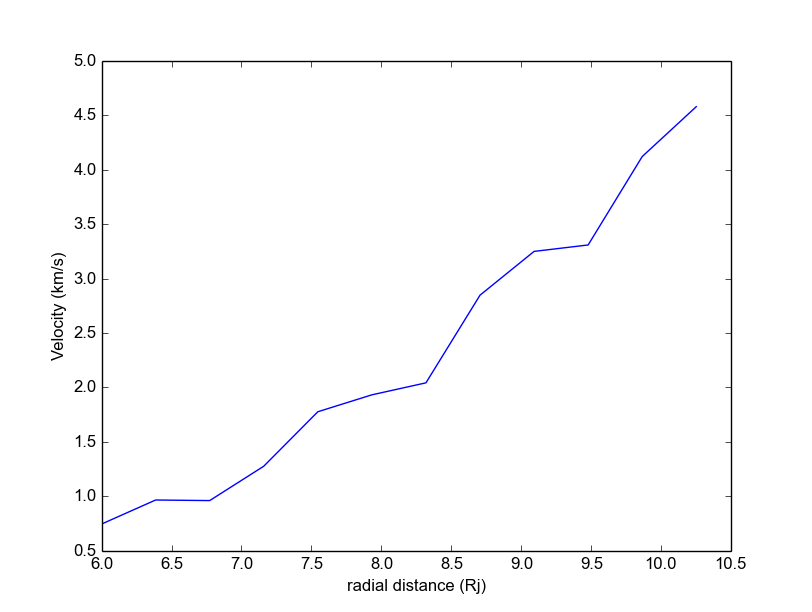

This chart was generated by the following Python code:
import os
import numpy as np
import matplotlib.pyplot as plt

def getdata(datafile):
    pdata = []
    with open(datafile, 'r') as f:
        plines = [line.rstrip() for line in f]
    for i in np.arange(0,((lat+2)*rad), lat+2):
	splitline = plines[i].split(' ')
	splitline = [x for x in splitline if x != '']
	#print splitline
        pdata.append(float(splitline[1]))
    return pdata

def getiondata(spec):
	specdata = getdata("plots/data/" + spec + "/DENS/DENS" + spec + "0001_3D.dat")
	return specdata

def getionterm(n, mS, mO):
	ionlist = ['sp', 's2p', 's3p', 'op', 'o2p']
	ionterm = np.zeros(n)
	for i in range(len(ionlist)):
		specdata = getiondata(ionlist[i])
		if i < 3:
			specdata = [mS*amukg*specdata[j] for j in range(len(specdata))]
		else:
			specdata = [mO*amukg*specdata[j] for j in range(len(specdata))]
		ionterm = [a+b for a,b in zip(ionterm, specdata)]
	#print ionterm
	return ionterm

[rad, lat] = [12, 12] #Radial and latitudinal bins
[mO, mS] = [16, 32] #Mass of species in amu
amukg = 1.660539*10**-27
eVtoJ = 1.602177*10**-19

radarr = np.arange(6,10.25,4.25/(rad-1))
radarr = np.append(radarr, 10.25)
#print radarr

#Tdata = getdata("plots/data/elec/TEMP/TEMPelec0001_3D.dat")
Tdata = [42.0*(radarr[i]/6.0)**5.5*eVtoJ for i in range(len(radarr))] #Hot electron temperature and power law
fdata = getdata("plots/data/elec/FEH_/FEH_elec0001_3D.dat")
ndata = getdata("plots/data/elec/DENS/DENSelec0001_3D.dat")

#print(Tdata, fdata, ndata)

electerm = [a*b*c for a,b,c in zip(fdata,ndata,Tdata)]
#print electerm

ionterm = getionterm(len(electerm), mS, mO)
#print(ionterm)

vterm = np.zeros(len(electerm))
vterm = [(a/b)**(1./2)/1000. for a,b in zip(electerm, ionterm)]

#Note factor of 1000 to turn m/s into km/s

#print vterm

plt.plot(radarr, vterm)
plt.xlabel('radial distance (Rj)')
plt.ylabel('Velocity (km/s)')
plt.show()
